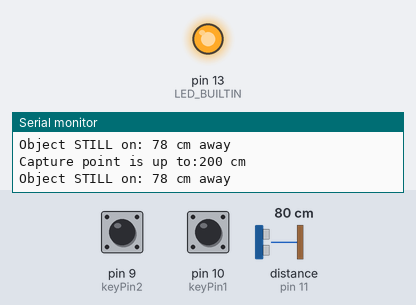
This sketch was run on a simulated Arduino Uno, built with avr-gcc and run on an emulated ATmega328P. Shown: output pins drawn as LEDs (lit = HIGH), the last lines printed to the serial monitor. Wiring (inferred from the names in the program): ultrasonic range finder: trigger pin 12; echo pin 11. Dashed ring = blinking. The inputs (shaded band) are chosen by the test bench; at power-on: distance to the obstacle (sensor on pin 11) 80 cm, pin 10 (keyPin1) HIGH, pin 9 (keyPin2) HIGH. The echo pulse lasts 58.3 µs per cm; pins used as bus, display or sensor lines are not drawn.

Above: at 1.2 s.
1.3 s: distance to the obstacle (sensor on pin 11) set to 203 cm
At 4.2 s:
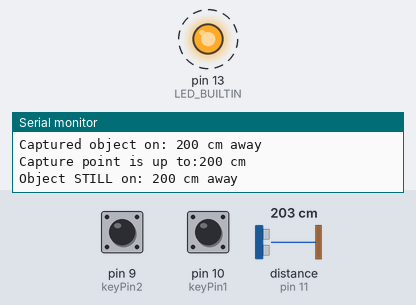
4.3 s: pin 10 (keyPin1) pulled LOW for 0.15 s
At 5.1 s:
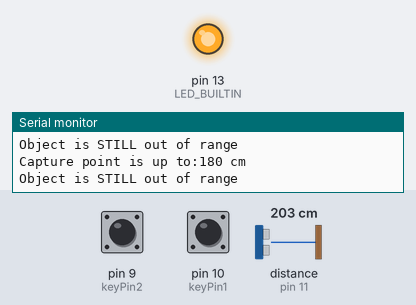
5.9 s: pin 9 (keyPin2) pulled LOW for 1 s
At 6.8 s:
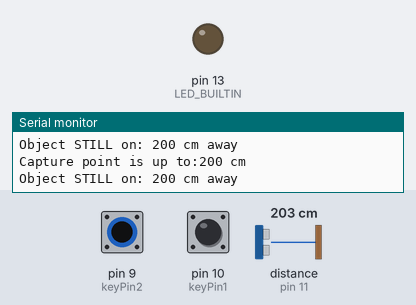
9.8 s: pin 10 (keyPin1) pulled LOW for 1 s
At 9.8 s:
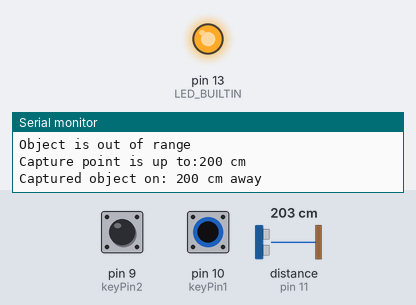
13.8 s: pin 9 (keyPin2) pulled LOW for 3.2 s
At 15.4 s:
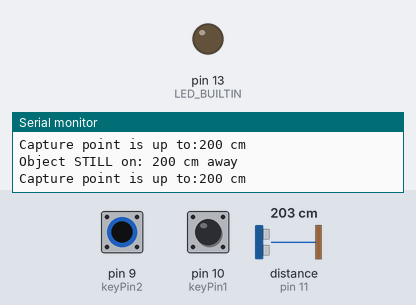
20.0 s: pin 10 (keyPin1) pulled LOW for 3.2 s
At 20.0 s:
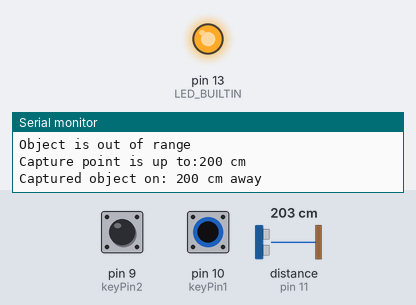
Timing chart, 0 to 23.0 s (numbered marks = the images above; inputs shaded):
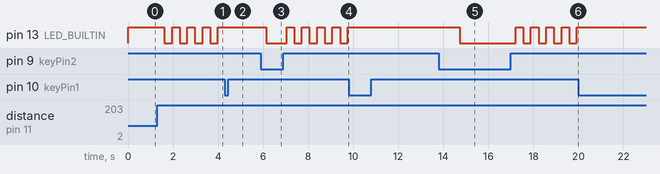

Measured:
- after the input at 1.3 s, pin 13 (LED_BUILTIN): alternates HIGH for 0.34 s and LOW for 0.34 s, starting after 0.32 s
- after the input at 4.3 s, pin 13 (LED_BUILTIN): stops changing and stays HIGH
- after the input at 5.9 s, pin 13 (LED_BUILTIN): HIGH → LOW after 0.24 s, then repeats every 0.68 s: HIGH 0.34 s, LOW 0.34 s
- after the input at 9.8 s, pin 13 (LED_BUILTIN): stops changing and stays HIGH
- after the input at 13.8 s, pin 13 (LED_BUILTIN): HIGH → LOW after 0.93 s, then repeats every 0.68 s: HIGH 0.34 s, LOW 0.34 s
- after the input at 20.0 s, pin 13 (LED_BUILTIN): stops changing and stays HIGH

The sketch:

configurable_distance_trigger.ino
```cpp
/*  Connect ultrasonic sensor, two buttons and one LED to Arduino.
 *  On Arduino start, the LED should be turned off. Whenever the ultrasonic
 *  sensor detects object (like hand wave) it should toggle the state of LED.
 *  Initially the object detection should be as far as possible. Pressing
 *  one button, the detection distance should decrease by 10 cm, up to a minimum,
 *  with other button, detection distance should increase by 10 cm, up to a maximum.
 */

#define MAX_DISTANCE    200
#define MIN_DISTANCE    2
#define INCREMENT_VALUE 10
#define DECREMENT_VALUE 10

//Constants
const unsigned int trigPin = 12;
const unsigned int echoPin = 11;
const unsigned int keyPin1 = 10;
const unsigned int keyPin2 = 9;

//Variables
int distanceToCapture     = MAX_DISTANCE;
unsigned int distanceInCm = 0;
bool isObjectCaptured     = false;
bool isLedOn              = false;

//Function prototypes
void calculateDistance(const unsigned int& trigPin, const unsigned int& echoPin);
void incrementCapturePoint();
void decrementCapturePoint();

void setup() {
  Serial.begin(9600);
  pinMode(trigPin, OUTPUT);
  pinMode(echoPin, INPUT);
  pinMode(keyPin1, INPUT_PULLUP);
  pinMode(keyPin2, INPUT_PULLUP);
  pinMode(LED_BUILTIN, OUTPUT);
}

void loop() {
  int key1Pressed = digitalRead(keyPin1);
  int key2Pressed = digitalRead(keyPin2);

  if (!key1Pressed)
  {
    decrementCapturePoint();
  }

  if(!key2Pressed)
  {
    incrementCapturePoint();
  }

  Serial.print("Capture point is up to:" );
  Serial.print(distanceToCapture);
  Serial.println(" cm");

  calculateDistance(trigPin, echoPin);

  if (distanceInCm > distanceToCapture)
  {
    if (isObjectCaptured)
    {
      isObjectCaptured = false;
      Serial.println("Object is out of range");
    }
    else
    {
      Serial.println("Object is STILL out of range");
    }
  }
  else
  {
    if (!isObjectCaptured)
    {
      digitalWrite(LED_BUILTIN, isLedOn ? LOW : HIGH);
      isLedOn = !isLedOn;
      isObjectCaptured = true;
      Serial.print("Captured object on: ");
    }
    else
    {
      Serial.print("Object STILL on: ");
    }
    Serial.print(distanceInCm);
    Serial.println(" cm away");
  }
  delay(100);
}

//Function definitions
void calculateDistance(const unsigned int& trigPin, const unsigned int& echoPin)
{
  digitalWrite(trigPin, LOW);
  delayMicroseconds(2);
  digitalWrite(trigPin, HIGH);
  delayMicroseconds(10);
  digitalWrite(trigPin, LOW);
  long duration = pulseIn(echoPin, HIGH);
  distanceInCm = (unsigned int)(duration * 0.034 / 2);
}

void incrementCapturePoint()
{
  if ((distanceToCapture + INCREMENT_VALUE) > MAX_DISTANCE)
  {
    distanceToCapture = MAX_DISTANCE;
  }
  else
  {
    distanceToCapture += INCREMENT_VALUE;
  }
}

void decrementCapturePoint()
{
  if ((distanceToCapture - DECREMENT_VALUE) < MIN_DISTANCE)
  {
    distanceToCapture = MIN_DISTANCE;
  }
  else
  {
    distanceToCapture -= DECREMENT_VALUE;
  }
}
```
